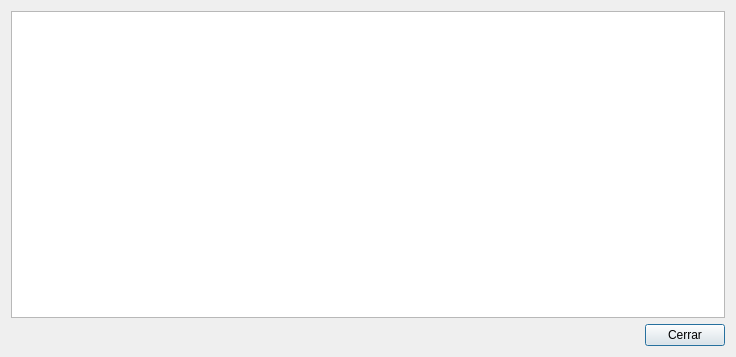
<?xml version="1.0" encoding="UTF-8"?>
<ui version="4.0">
 <class>TransactionDetailsDialog</class>
 <widget class="QDialog" name="TransactionDetailsDialog">
  <property name="geometry">
   <rect>
    <x>0</x>
    <y>0</y>
    <width>736</width>
    <height>357</height>
   </rect>
  </property>
  <property name="windowTitle">
   <string>Transaction details</string>
  </property>
  <layout class="QVBoxLayout" name="verticalLayout">
   <item>
    <widget class="QTextBrowser" name="m_detailsBrowser"/>
   </item>
   <item>
    <layout class="QHBoxLayout" name="horizontalLayout">
     <item>
      <spacer name="horizontalSpacer">
       <property name="orientation">
        <enum>Qt::Horizontal</enum>
       </property>
       <property name="sizeHint" stdset="0">
        <size>
         <width>40</width>
         <height>20</height>
        </size>
       </property>
      </spacer>
     </item>
     <item>
      <widget class="QPushButton" name="m_closeButton">
       <property name="text">
        <string>Cerrar</string>
       </property>
      </widget>
     </item>
    </layout>
   </item>
  </layout>
 </widget>
 <resources/>
 <connections>
  <connection>
   <sender>m_closeButton</sender>
   <signal>clicked()</signal>
   <receiver>TransactionDetailsDialog</receiver>
   <slot>accept()</slot>
   <hints>
    <hint type="sourcelabel">
     <x>619</x>
     <y>331</y>
    </hint>
    <hint type="destinationlabel">
     <x>335</x>
     <y>178</y>
    </hint>
   </hints>
  </connection>
 </connections>
</ui>
